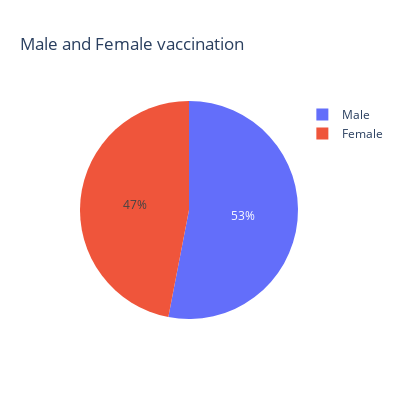

Notebook code for this chart:
### Markdown cell above
# male vs female vaccination

### Code cell
data = {
    'Gender': ['Male', 'Female'],
    'Count': [male, female]
}
df_pie = pd.DataFrame(data)
male = vaccine_df["Male(Individuals Vaccinated)"].sum()
female = vaccine_df["Female(Individuals Vaccinated)"].sum()
fig = px.pie(df_pie, names='Gender', values='Count',title ="Male and Female vaccination")
fig.update_layout(width=400, height=400)
fig.show()

### Figure 1 — Plotly figure (JSON) as saved in the notebook; plotly's stock layout.template omitted (floating-point values rounded to 4 significant figures)
{"data": [{"domain": {"x": [0, 1], "y": [0, 1]}, "hovertemplate": "Gender=%{label}<br>Count=%{value}<extra></extra>", "labels": ["Male", "Female"], "legendgroup": "", "name": "", "showlegend": true, "type": "pie", "values": [7138698858, 6321628736]}], "layout": {"height": 400, "legend": {"tracegroupgap": 0}, "title": {"text": "Male and Female vaccination"}, "width": 400}}
